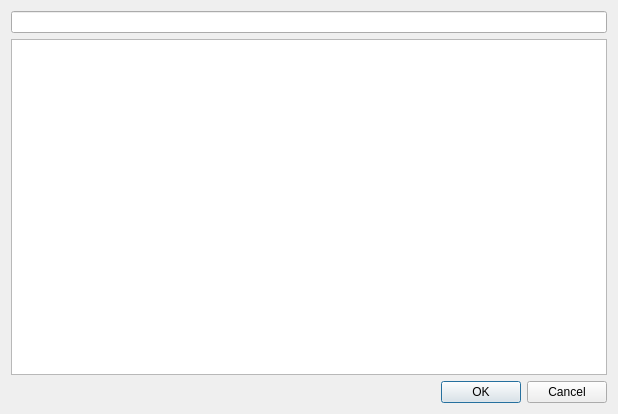
<?xml version="1.0" encoding="UTF-8"?>
<ui version="4.0">
 <class>VCSBase::Internal::NickNameDialog</class>
 <widget class="QDialog" name="VCSBase::Internal::NickNameDialog">
  <property name="geometry">
   <rect>
    <x>0</x>
    <y>0</y>
    <width>618</width>
    <height>414</height>
   </rect>
  </property>
  <property name="windowTitle">
   <string>Nicknames</string>
  </property>
  <layout class="QVBoxLayout" name="verticalLayout">
   <item>
    <widget class="Utils::FilterLineEdit" name="filterLineEdit"/>
   </item>
   <item>
    <widget class="QTreeView" name="filterTreeView"/>
   </item>
   <item>
    <widget class="QDialogButtonBox" name="buttonBox">
     <property name="orientation">
      <enum>Qt::Horizontal</enum>
     </property>
     <property name="standardButtons">
      <set>QDialogButtonBox::Cancel|QDialogButtonBox::Ok</set>
     </property>
    </widget>
   </item>
  </layout>
 </widget>
 <customwidgets>
  <customwidget>
   <class>Utils::FancyLineEdit</class>
   <extends>QLineEdit</extends>
   <header location="global">utils/fancylineedit.h</header>
  </customwidget>
  <customwidget>
   <class>Utils::FilterLineEdit</class>
   <extends>Utils::FancyLineEdit</extends>
   <header location="global">utils/filterlineedit.h</header>
  </customwidget>
 </customwidgets>
 <resources/>
 <connections>
  <connection>
   <sender>buttonBox</sender>
   <signal>accepted()</signal>
   <receiver>VCSBase::Internal::NickNameDialog</receiver>
   <slot>accept()</slot>
   <hints>
    <hint type="sourcelabel">
     <x>252</x>
     <y>405</y>
    </hint>
    <hint type="destinationlabel">
     <x>157</x>
     <y>274</y>
    </hint>
   </hints>
  </connection>
  <connection>
   <sender>buttonBox</sender>
   <signal>rejected()</signal>
   <receiver>VCSBase::Internal::NickNameDialog</receiver>
   <slot>reject()</slot>
   <hints>
    <hint type="sourcelabel">
     <x>293</x>
     <y>405</y>
    </hint>
    <hint type="destinationlabel">
     <x>286</x>
     <y>274</y>
    </hint>
   </hints>
  </connection>
 </connections>
</ui>
